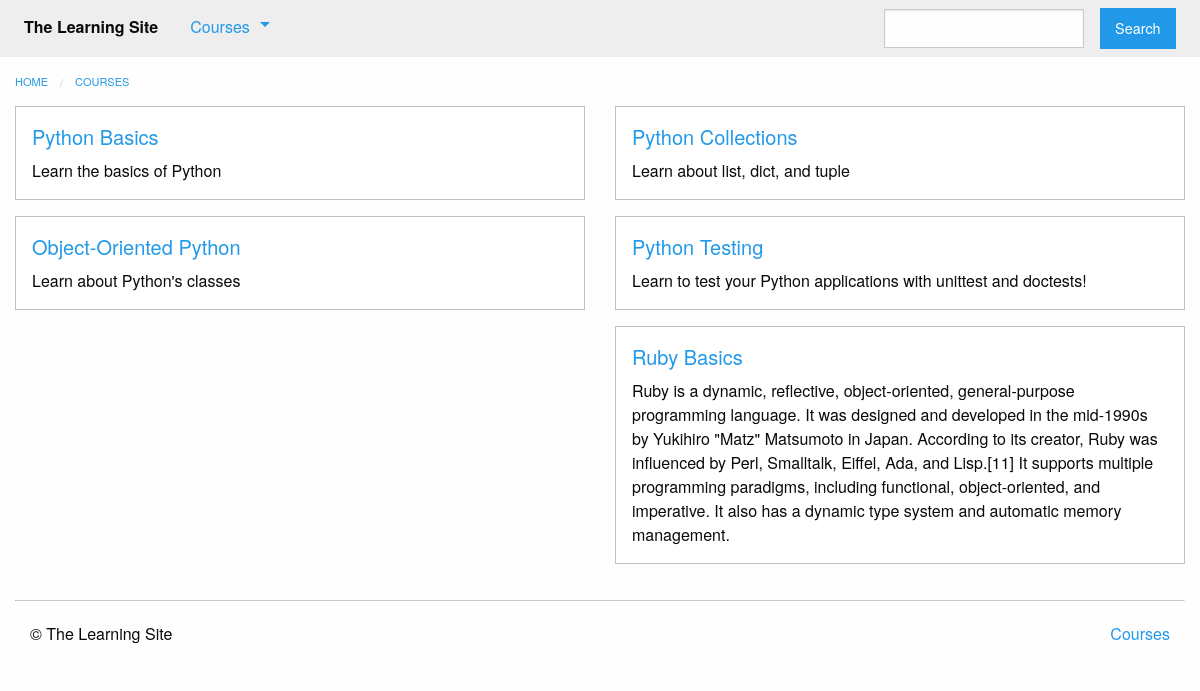
Before: /courses/ with the older database file.
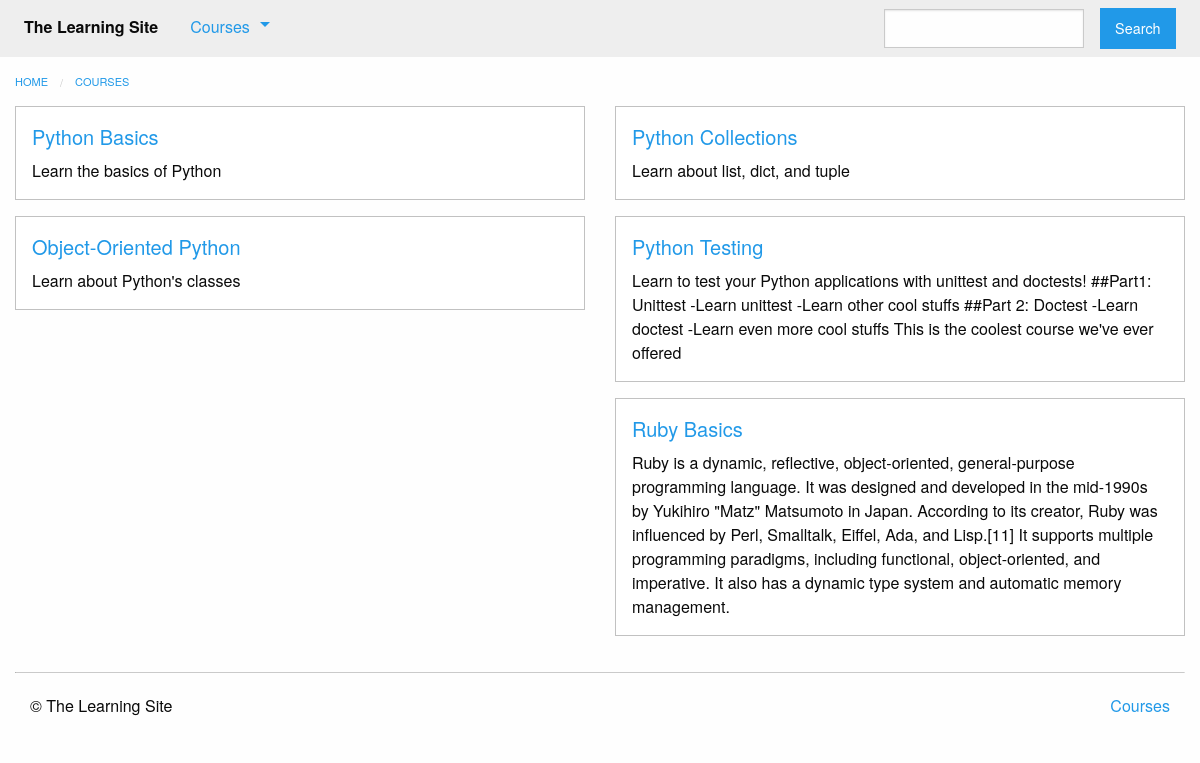
After: the same page with the newer database file.
### courses/models.py (models this page shows, shortened)
class Course(models.Model):
    created_at = models.DateTimeField(auto_now_add=True)
    title = models.CharField(max_length=255)
    description = models.TextField()
    is_live = models.BooleanField(default=False)
    status = models.CharField(max_length=1, choices=STATUS_CHOICES, default='i')

### courses/views.py (the view)
def course_list(request):
    courses = models.Course.objects.all()
    return render(request, 'courses/course_list.html', {'courses': courses})

### courses/templatetags/course_extras.py (called while the page is built)
@register.inclusion_tag('courses/course_nav.html')
def nav_courses_list():
    courses = Course.objects.all()[:5]
    return {'courses': courses}

### courses/templates/courses/course_list.html (shortened to what this page needs)
{% extends "courses/layout.html" %}
{% block content %}
    <div class="row columns">
        {{ block.super }}
    </div>
    <div class="row">
        {%  for course in courses %}
            <div class="small-6 columns">
                <div class="callout">
                    <h5><a href="{% url 'courses:detail' pk=course.pk %}">{{ course.title }}</a></h5>
                    <div class="card-copy">
                        {{ course.description }}
                    </div>
                </div>
            </div>
            {% if forloop.counter|divisibleby:"2" %}
                </div>
                <div class="row">
            {% endif %}
        {% endfor %}
    </div>
{% endblock %}

### courses/templates/courses/layout.html (shortened to what this page needs)
{% extends "layout.html" %}
{% block content %}
    <ul class="breadcrumbs">
        <li><a href="{% url 'home' %}">Home</a></li>
        <li><a href="{% url 'courses:list' %}">Courses</a></li>
    </ul>
{% endblock %}

### templates/layout.html (shortened to what this page needs)
<!doctype html>
{% load static from staticfiles %}
{% load course_extras %}
<html class="no-js" lang="en">
    <head>
        <link rel="stylesheet" href="{% static 'css/foundation.min.css' %}">
        <link rel="stylesheet" href="{% static 'css/layout.css' %}">
    </head>
    <body>
        <nav class="top-bar" role="navigation">
            <section class="top-bar-left">
                <ul class="dropdown menu" data-dropdown-menu role="menubar">
                    <li class="menu-text">The Learning Site</li>
                    <li class="has-submenu">
                        <a href="#">Courses</a>
                    </li>
                </ul>
            </section>
            <section class="top-bar-right">
                <ul class="menu">
                    <li><input type="search"></li>
                    <li><button type="button" class="button">Search</button></li>
                </ul>
            </section>
        </nav>
        {% block content %}{% endblock %}
        <footer class="row columns">
            <hr/>
            <div class="small-6 columns">
                <p>&copy; The Learning Site</p>
            </div>
            <div class="small-6 columns">
                <ul class="inline-list no-bullet float-right">
                    <li><a href="{% url 'courses:list' %}">Courses</a></li>
                </ul>
            </div>
        </footer>
    </body>
</html>

### assets/css/layout.css (style rules this page uses)
.top-bar { margin-bottom: 1rem; }

Changed rows visible on the page:
changed Course "Python Testing": description "Learn to test your Python applications with unittest and doctests!" → "…with unittest and doctests! ##Part1: Unittest -Learn unittest -Learn other cool stuffs ##Part 2: Doctest -Learn doctest -Learn even more cool stuffs This is the coolest course we've ever offered"
